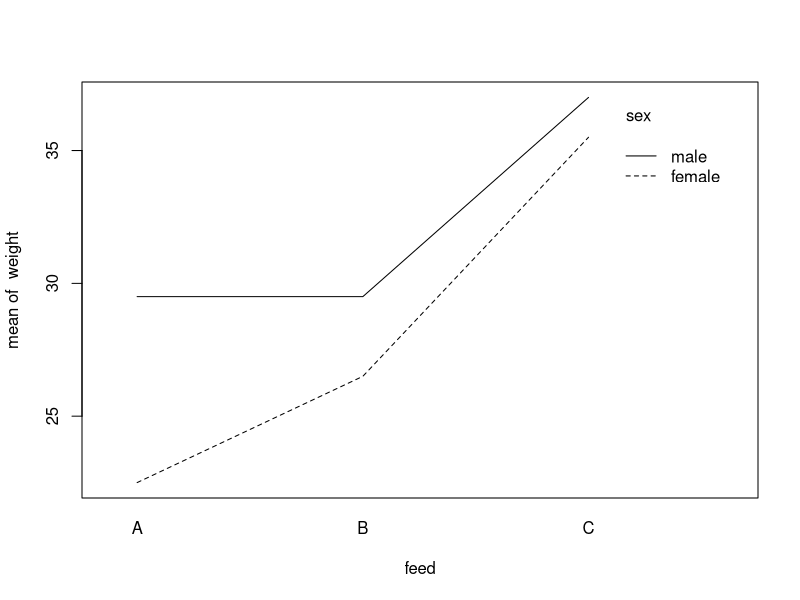
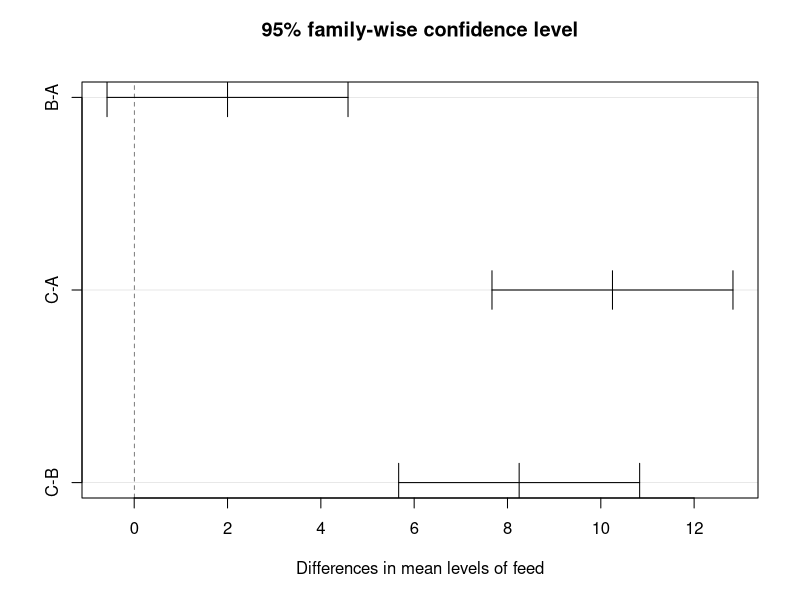
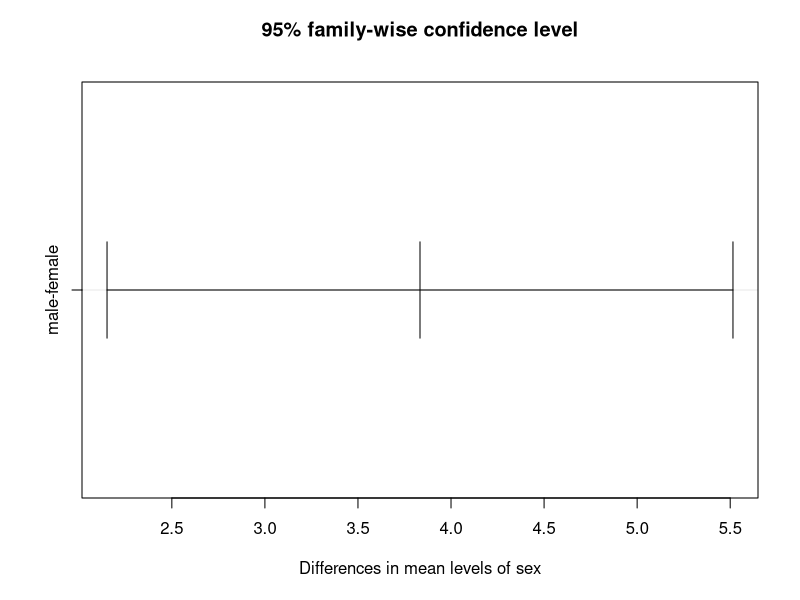
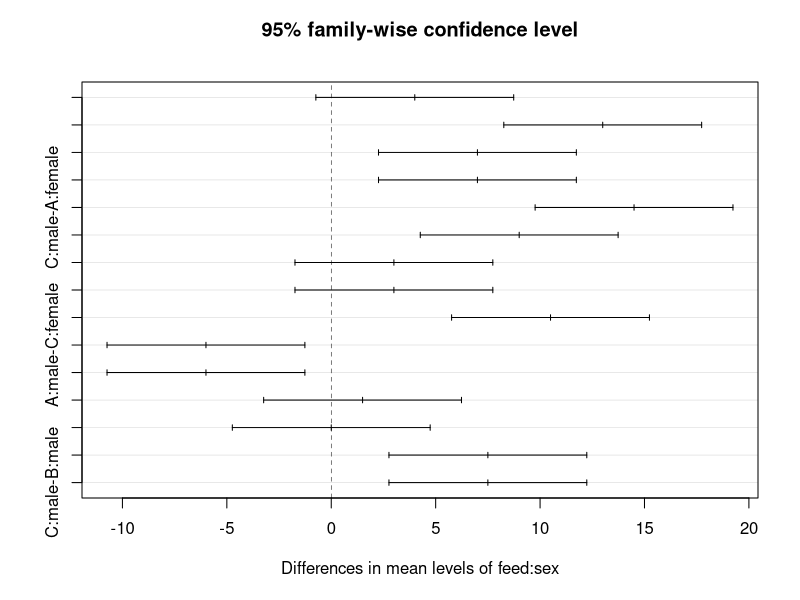

Source code (R) for these figures, in order:
#データ入力
weight <- c(30, 29, 31, 28, 38, 36, 23, 22, 26, 27, 36, 35)
feed <- as.factor(c(rep(rep(c("A", "B", "C"), times=c(2, 2, 2)), 2)))
sex <- as.factor(c(rep("male", 6), rep("female", 6)))

#交互作用図
interaction.plot(feed, sex, weight)

model <- lm(weight ~ feed + sex + feed:sex)
summary.aov(model)

summary(model)


model0 <- lm(weight ~ 1)
anova(model, model0)

#多重比較TukeyのHSD
TukeyHSD(aov(weight ~ feed + sex + feed:sex))
tukey <- TukeyHSD(aov(model))
plot(tukey)


